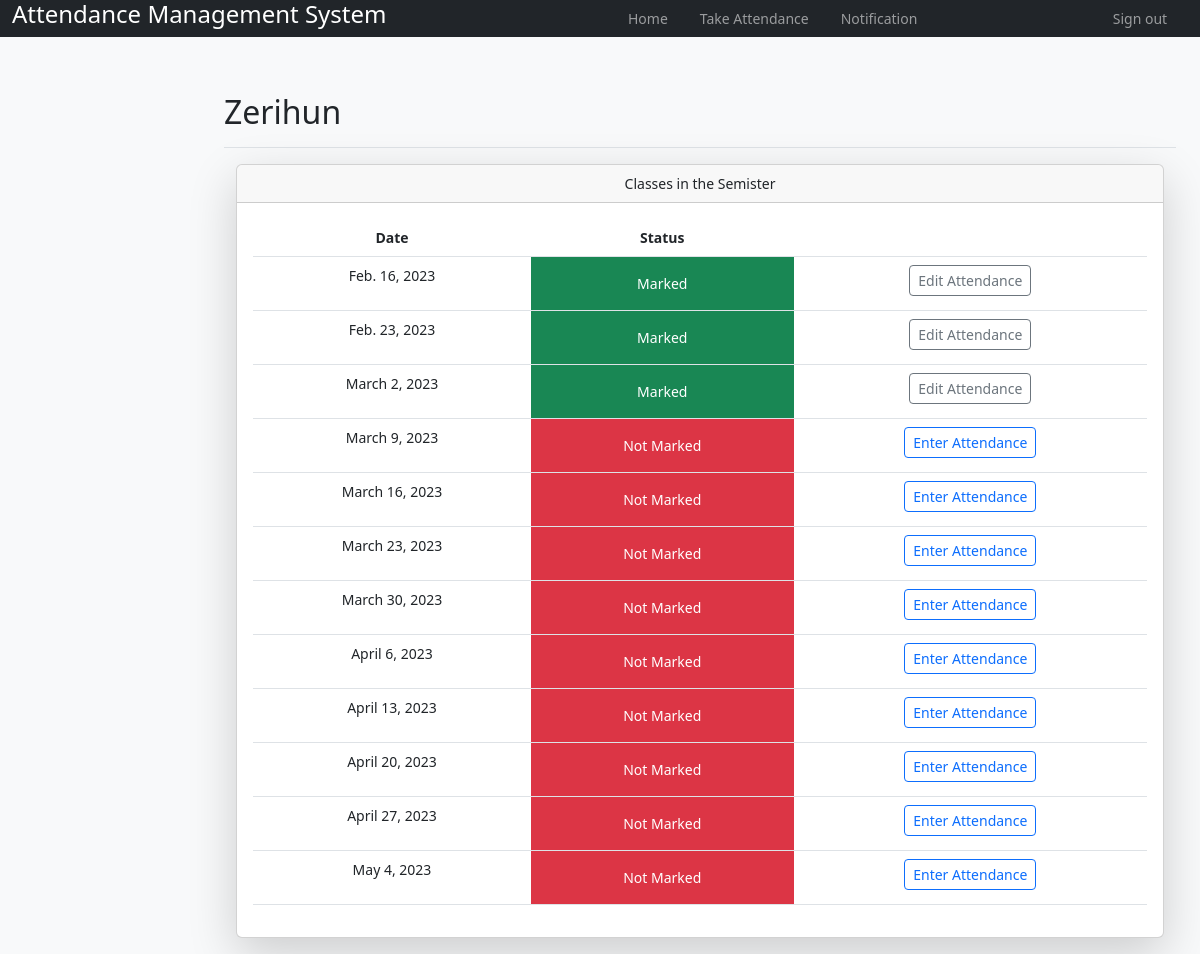
The app's page /teacher/15/ClassDates/ (signed in) with its own data.
### amsApp/models.py (models this page shows, shortened)
class User(AbstractUser):
    class Role(models.TextChoices):
        ADMIN = "ADMIN", "Admin"
        STUDENT = "STUDENT", "Student"
        TEACHER = "TEACHER", "Teacher"
    base_role = Role.ADMIN
    role = models.CharField(max_length=50, choices=Role.choices)

class Teacher(models.Model):
    user = models.OneToOneField(User, on_delete=models.CASCADE)
    dept = models.ForeignKey(Dept, on_delete=models.CASCADE, null=True)
    name = models.CharField(max_length=100)
    gender = models.CharField(max_length=50, choices=gender_choice)
    DOB = models.DateField(null=True)

class AttendanceClass(models.Model):
    assign = models.ForeignKey(Assign, on_delete=models.CASCADE)
    date = models.DateField()
    status = models.IntegerField(default=0)
    class Meta:
        verbose_name = 'Attendance'
        verbose_name_plural = 'Attendance'

### amsApp/views.py (the view)
# urls.py: path('teacher/<int:assign_id>/ClassDates/', views.t_class_date, name='t_class_date_url'),
@login_required()
def t_class_date(request, assign_id):
    now = timezone.now()
    ass = get_object_or_404(Assign, id=assign_id)
    att_list = ass.attendanceclass_set.order_by('date')
    return render(request, 'teacher_class_date.html', {'att_list': att_list})

### amsApp/templates/teacher_class_date.html (shortened to what this page needs)
{% load static %}
{% load avatar_tags %}
{% include "header.html" %}
{% include "teacher_header.html" %}
<div class="container-fluid">
  <div class="row py-3">
    <div class="col d-flex justify-content-end">
    </div>
  <main class="col-md-9 ms-sm-auto col-lg-10 px-md-4">
    <div class=" align-items-center pt-3 pb-2 mb-3 border-bottom">
      <h1 class="h2">{{ request.user.teacher.name }}</h1>
    </div>
    <div class="container-fluid">
      <div class="row g-5">
          <div class="col-12">
            <div class="card shadow-lg text-center">
              <div class="card-header">
                Classes in the Semister
              </div>
                <div class="card-body">
                  <div class="table-responsive">
                    <table class="table table-hover">
                      <thead>
                        <tr>
                            <th>Date</th>
                            <th>Status</th>
                            <th></th>
                        </tr>
                      </thead>
                      <tbody>
                        {% for a in att_list %}
                        <tr>
                            <td>{{ a.date }}</td>
                            {% if a.status == 0 %}
                                <td class="p-3 mb-2 bg-danger text-white">Not Marked</td>
                                <td>
                                    <a class="btn btn-sm btn-outline-primary" href="{% url 't_attendance_url' a.id %}" role="button">Enter Attendance</a>
                                </td>
                            {% elif a.status == 1 %}
                                <td class="p-3 mb-2 bg-success text-white">Marked</td>
                                <td><a class="btn btn-sm btn-outline-secondary" href="{% url 'edit_att_url' a.id %}" role="button">Edit Attendance</a> </td>
                            {% else %}
                                <td class="p-3 mb-2 bg-warning text-white">Cancelled</td>
                                <td><a class="btn btn-sm btn-outline-primary" href="{% url 't_attendance_url' a.id %}" role="button">Enter Attendance</a></td>
                            {% endif %}
                        </tr>
                        {% empty %}
                                <p>student has no courses</p>
                        {% endfor %}
                      </tbody>
                    </table>
                  </div>
                </div>
            </div>
          </div>
      </div>
    </div>
    </main>
</div>
</div>
{% include "footer.html" %}

### amsApp/static/styles.css (style rules this page uses)
body { font-size: .875rem; }

### records on screen
User: user.teacher.name "Zerihun"
AttendanceClass: date "Feb. 16, 2023", status "Marked"
AttendanceClass: date "Feb. 23, 2023", status "Marked"
AttendanceClass: date "March 2, 2023", status "Marked"
AttendanceClass: date "March 9, 2023", status "Not Marked"
AttendanceClass: date "March 16, 2023", status "Not Marked"
AttendanceClass: date "March 23, 2023", status "Not Marked"
AttendanceClass: date "March 30, 2023", status "Not Marked"
AttendanceClass: date "April 6, 2023", status "Not Marked"
AttendanceClass: date "April 13, 2023", status "Not Marked"
AttendanceClass: date "April 20, 2023", status "Not Marked"
AttendanceClass: date "April 27, 2023", status "Not Marked"
AttendanceClass: date "May 4, 2023", status "Not Marked"
